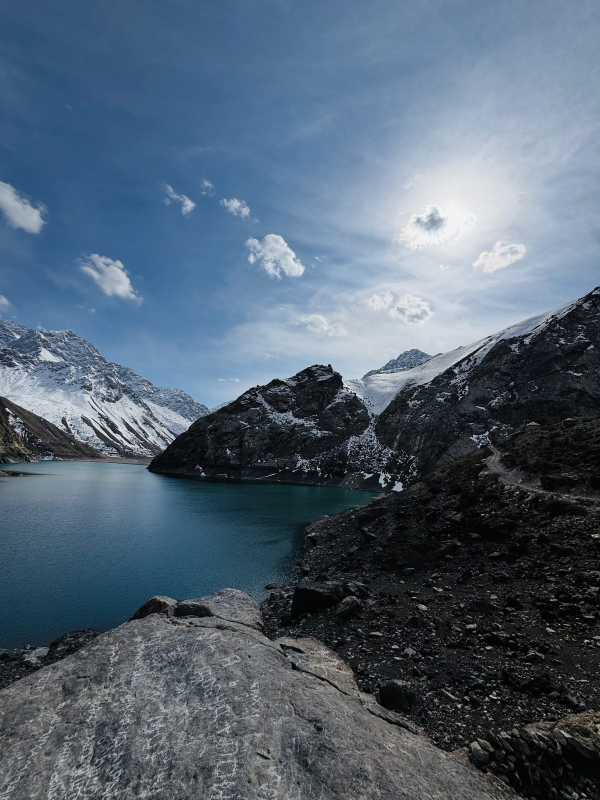
#> input picture images/seven-lakes/haft-kul-lake.jpg, 1200 x 1600 px (shown at 1/2 size)
$ python build_seven_lakes.py
#> lines starting #> are read from the running program, lines starting #| are printed output that depends on the picture
# -*- coding: utf-8 -*-
"""Builds the bilingual 'Seven Lakes of Tajikistan' article pages.

Reuses the page template from build_article.py with this article's own
config. Source photos (already resized from the owner's originals 7l1..7l10)
live in images/seven-lakes/; WebP variants go to images/guide/seven-lakes/.

Run: python tools/travel-guide/build_seven_lakes.py
"""
import json, os
from PIL import Image
import build_article as B

HERE = os.path.dirname(os.path.abspath(__file__))
WA = "https://wa.me/998907433317"

B.DATE_ISO = "2026-11-24"

B.IMG = {
    "hero":     dict(file="seven-lakes/haft-kul-lake.jpg",          pos="50% 58%"),
    "canyon":   dict(file="seven-lakes/shing-valley-canyon.jpg",    pos="50% 62%"),
    "border":   dict(file="seven-lakes/border-crossing-dawn.jpg",   pos="50% 55%"),
    "car4x4":   dict(file="seven-lakes/4x4-tajikistan.jpg",         pos="50% 45%"),
    "bazaar":   dict(file="seven-lakes/penjikent-bazaar.jpg",       pos="50% 55%"),
    "picnic":   dict(file="seven-lakes/riverside-picnic-spot.jpg",  pos="50% 60%"),
    "pickup":   dict(file="seven-lakes/samarkand-hotel-pickup.jpg", pos="50% 60%"),
    "traveler": dict(file="seven-lakes/traveler-upper-lake.jpg",    pos="50% 45%"),
    "card_7lakes":    dict(file="7lakes2.jpg",        pos="50% 50%"),
    "card_samarkand": dict(file="samnight.jpg",       pos="50% 50%"),
    "card_shakh":     dict(file="aksaray-palace.jpg", pos="50% 50%"),
}

B.ALT = {
    "en": {
        "hero": "Turquoise mountain lake below rocky peaks at the Seven Lakes (Haft Kul), Fann Mountains, Tajikistan",
        "canyon": "The Shing River valley with one of the Seven Lakes between steep canyon walls, Tajikistan",
        "border": "Minibuses waiting at the Uzbekistan–Tajikistan border crossing near Samarkand at dawn",
        "car4x4": "4x4 vehicle used for the mountain road to the Seven Lakes in Tajikistan",
        "bazaar": "Fruit and vegetable stalls at the local bazaar in Penjikent, Tajikistan",
        "picnic": "Green riverside meadow by a mountain stream in the Haft Kul valley, Tajikistan",
        "pickup": "YourGuideUz sign in front of a minibus during an early-morning hotel pickup in Samarkand",
        "traveler": "Traveler standing on a rock above a turquoise lake in the Fann Mountains, Tajikistan",
        "card_7lakes": "Turquoise alpine lake in Tajikistan's Fann Mountains",
        "card_samarkand": "Registan Square in Samarkand illuminated at night",
        "card_shakh": "Towering tiled portal of the Ak-Saray Palace ruins, Shakhrisabz",
    },
    "ru": {
        "hero": "Бирюзовое горное озеро у скалистых вершин, Семь озёр (Хафткуль), Фанские горы, Таджикистан",
        "canyon": "Долина реки Шинг с одним из Семи озёр между отвесными стенами каньона, Таджикистан",
        "border": "Микроавтобусы у пограничного перехода между Узбекистаном и Таджикистаном под Самаркандом на рассвете",
        "car4x4": "Внедорожник 4x4 для горной дороги к Семи озёрам в Таджикистане",
        "bazaar": "Прилавки с фруктами и овощами на местном базаре в Пенджикенте, Таджикистан",
        "picnic": "Зелёный луг у горной речки в долине Хафткуль, Таджикистан",
        "pickup": "Табличка YourGuideUz у микроавтобуса во время раннего трансфера от отеля в Самарканде",
        "traveler": "Путешественник на камне над бирюзовым озером в Фанских горах, Таджикистан",
        "card_7lakes": "Бирюзовое горное озеро в Фанских горах Таджикистана",
        "card_samarkand": "Площадь Регистан в Самарканде с ночной подсветкой",
        "card_shakh": "Высокий изразцовый портал руин дворца Ак-Сарай, Шахрисабз",
    },
}

B.CAP = {
    "en": {
        "canyon": "Between the lakes, the road follows the river through a narrow canyon.",
        "border": "Early morning at the border crossing.",
        "car4x4": "A 4x4 is the usual choice for the road up the valley.",
        "bazaar": "Fresh fruit for the picnic from the Penjikent bazaar.",
        "picnic": "Riverside spots like this are perfect for a picnic.",
        "pickup": "Early-morning pickup from your hotel in Samarkand.",
        "traveler": "One of the upper lakes on a clear day.",
    },
    "ru": {
        "canyon": "Между озёрами дорога идёт вдоль реки по узкому каньону.",
        "border": "Раннее утро на пограничном переходе.",
        "car4x4": "Для дороги по долине обычно выбирают внедорожник 4x4.",
        "bazaar": "Свежие фрукты для пикника с базара в Пенджикенте.",
        "picnic": "Такие места у реки идеально подходят для пикника.",
        "pickup": "Ранний трансфер от вашего отеля в Самарканде.",
        "traveler": "Одно из верхних озёр в ясный день.",
    },
}

B.ART = {
    "en": dict(
        lang="en", locale="en_US", slug="seven-lakes-tajikistan", path="/travel-guide/seven-lakes-tajikistan",
        body_file=os.path.join("seven-lakes", "en_body.html"),
        h1="Seven Lakes of Tajikistan: A Complete Travel Guide",
        seo_title="Seven Lakes Tajikistan: Day Trip Guide from Samarkand",
        description="Plan a Seven Lakes day trip from Samarkand: how to reach Haft Kul in the Fann Mountains of Tajikistan, the border crossing, best season and travel tips.",
        keywords="Seven Lakes Tajikistan, Seven Lakes tour from Samarkand, Haft Kul Tajikistan, Seven Lakes day trip, Fann Mountains Tajikistan, How to get to Seven Lakes, Samarkand to Seven Lakes, Seven Lakes travel guide",
        category="Nature & Day Trips", category_full="Nature & Day Trips · Tajikistan",
        lede="Discover the stunning mountain lakes of Haft Kul and learn how to visit them on a day trip from Samarkand.",
        date_text="November 24, 2026", read_fmt="{n} min read",
        bc_home="Home", bc_guide="Travel Guide", bc_short="Seven Lakes of Tajikistan",
        toc_title="In this article", langs_label="Read this article in",
        faq_title="Frequently Asked Questions",
        faq=[
            ("How far are the Seven Lakes from Samarkand?", "About an hour's drive to the Jartepa–Sarazm border, then usually around two hours through Penjikent and up the valley, depending on the road. Plan for a full day, returning to Samarkand in the late afternoon."),
            ("Can I visit all seven lakes in one day?", "In good conditions, yes. A day trip usually includes short stops at each lake, ending at Hazorchashma, the highest one. Road and weather conditions can sometimes limit access to the upper lakes."),
            ("Do I need a visa to visit Tajikistan?", "It depends on your nationality: some travelers enter visa-free, others need an e-Visa or a visa issued in advance. Check the current rules before your trip and make sure you can re-enter Uzbekistan."),
            ("Is a 4x4 vehicle necessary?", "It is strongly recommended. The road up the valley is narrow and partly unpaved, and a 4x4 with an experienced local driver makes the journey safer and more comfortable."),
            ("What should I bring for the trip?", "Your passport, cash in small notes, drinking water, comfortable shoes, a warm layer, sun protection and any personal medication."),
        ],
        tours_eyebrow="Plan It With Us", tours_title="Tours That Match This Guide",
        tours_view="View Tour",
        tours=[
            ("card_7lakes", "Seven Lakes of Tajikistan", "1 day · Tajikistan", "A full-day cross-border trip from Samarkand into the Fann Mountains, with stops at the lakes and a picnic.", "/tours#tour-tajikistan"),
            ("card_samarkand", "Samarkand: The Essentials in One Day", "1 day · Samarkand", "A private guide and car for the day: Gur-Emir, Registan, Bibi-Khanym, Shah-i-Zinda and the paper village of Konigil.", "/tours#tour-samarkand"),
            ("card_shakh", "Shakhrisabz: Birthplace of Timur", "1 day · Shakhrisabz", "Another mountain-road day trip from Samarkand, to the hometown of Amir Temur and the ruins of the Ak-Saray Palace.", "/tours#tour-shakhrisabz"),
        ],
        cta_title="Visit the Seven Lakes with YourGuideUz",
        cta_paras=["Hotel pickup in Samarkand, help with the border crossing and a local 4x4 driver in Tajikistan, all arranged for you.",
                   "Tell us your dates and group size, and we will plan the day around you."],
        cta_html=(f'<a href="{WA}?text=Hi%20YourGuideUz!%20I%27d%20like%20to%20visit%20the%20Seven%20Lakes%20of%20Tajikistan." class="btn btn-accent">Message Us on WhatsApp</a>\n'
                  '        <a href="/tours#tour-tajikistan" class="btn btn-ghost-light">View the Seven Lakes Tour</a>'),
        og_alt="Turquoise mountain lake at the Seven Lakes (Haft Kul) in Tajikistan's Fann Mountains",
        og_image="/images/seven-lakes/haft-kul-og.jpg", og_size=(1200, 630),
    ),
    "ru": dict(
        lang="ru", locale="ru_RU", slug="sem-ozer-tadzhikistana", path="/ru/travel-guide/sem-ozer-tadzhikistana",
        body_file=os.path.join("seven-lakes", "ru_body.html"),
        h1="Семь озёр Таджикистана: полный путеводитель",
        seo_title="Семь озёр Таджикистана: поездка из Самарканда за день",
        description="Как съездить на Семь озёр (Хафткуль) из Самарканда за один день: дорога в Фанские горы, переход границы, лучший сезон и советы для путешественников.",
        keywords="Семь озёр Таджикистан, тур на Семь озёр из Самарканда, Хафткуль, Маргузорские озёра, Фанские горы, как добраться до Семи озёр, Самарканд Семь озёр, поездка на Семь озёр за один день",
        category="Природа и поездки на день", category_full="Природа и поездки на день · Таджикистан",
        lede="Откройте для себя горные озёра Хафткуль и узнайте, как посетить их за один день из Самарканда.",
        date_text="24 ноября 2026", read_fmt="{n} мин чтения",
        bc_home="Главная", bc_guide="Путеводитель", bc_short="Семь озёр Таджикистана",
        toc_title="В этой статье", langs_label="Читать статью на языке",
        faq_title="Часто задаваемые вопросы",
        faq=[
            ("Как далеко Семь озёр от Самарканда?", "Около часа на машине до перехода Жартепа — Саразм, затем обычно около двух часов через Пенджикент и вверх по долине, в зависимости от дороги. Рассчитывайте на целый день с возвращением в Самарканд ближе к вечеру."),
            ("Можно ли увидеть все семь озёр за один день?", "При хороших условиях — да. Обычно в поездке есть короткие остановки у каждого озера, а последняя — у Хазорчашмы, самого высокого из них. Состояние дороги и погода иногда ограничивают проезд к верхним озёрам."),
            ("Нужна ли виза в Таджикистан?", "Это зависит от гражданства. Одни путешественники могут въехать без визы, другим нужна электронная виза или виза, оформленная заранее. Перед поездкой проверьте актуальные требования и убедитесь, что сможете снова въехать в Узбекистан."),
            ("Обязателен ли внедорожник 4x4?", "Очень желателен. Дорога по долине узкая и местами грунтовая, а внедорожник с опытным местным водителем делает поездку безопаснее и комфортнее."),
            ("Что взять с собой в поездку?", "Паспорт, наличные мелкими купюрами, питьевую воду, удобную обувь, тёплую кофту, защиту от солнца и личные лекарства."),
        ],
        tours_eyebrow="Спланируйте с нами", tours_title="Туры по теме путеводителя",
        tours_view="Смотреть тур",
        tours=[
            ("card_7lakes", "Семь озёр Таджикистана", "1 день · Таджикистан", "Поездка из Самарканда в Фанские горы с пересечением границы, остановками у озёр и пикником.", "/tours#tour-tajikistan"),
            ("card_samarkand", "Самарканд: основное за один день", "1 день · Самарканд", "Индивидуальный гид и авто на день: Гур-Эмир, Регистан, Биби-Ханум, Шахи-Зинда и бумажная деревня Конигиль.", "/tours#tour-samarkand"),
            ("card_shakh", "Шахрисабз: родина Тамерлана", "1 день · Шахрисабз", "Ещё одна поездка на день из Самарканда по горной дороге — на родину Амира Темура, к руинам дворца Ак-Сарай.", "/tours#tour-shakhrisabz"),
        ],
        cta_title="Поезжайте на Семь озёр с YourGuideUz",
        cta_paras=["Трансфер от отеля в Самарканде, помощь с переходом границы и местный водитель на внедорожнике в Таджикистане — мы всё организуем.",
                   "Напишите нам даты и количество человек, и мы спланируем день под вас."],
        cta_html=(f'<a href="{WA}?text=%D0%97%D0%B4%D1%80%D0%B0%D0%B2%D1%81%D1%82%D0%B2%D1%83%D0%B9%D1%82%D0%B5!%20%D0%A5%D0%BE%D1%87%D1%83%20%D0%BF%D0%BE%D0%B5%D1%85%D0%B0%D1%82%D1%8C%20%D0%BD%D0%B0%20%D0%A1%D0%B5%D0%BC%D1%8C%20%D0%BE%D0%B7%D1%91%D1%80%20%D0%A2%D0%B0%D0%B4%D0%B6%D0%B8%D0%BA%D0%B8%D1%81%D1%82%D0%B0%D0%BD%D0%B0." class="btn btn-accent">Написать в WhatsApp</a>\n'
                  '        <a href="/tours#tour-tajikistan" class="btn btn-ghost-light">Тур на Семь озёр</a>'),
        og_alt="Бирюзовое горное озеро, Семь озёр (Хафткуль), Фанские горы, Таджикистан",
        og_image="/images/seven-lakes/haft-kul-og.jpg", og_size=(1200, 630),
    ),
}

def prep_images():
    """Like build_article.prep_images, but never rewrites WebP files that already exist."""
    outdir = os.path.join(B.ROOT, "images", "guide")
    for d in B.IMG.values():
        im = Image.open(os.path.join(B.ROOT, "images", d["file"]))
#> im is the input picture: PIL image 1200x1600 RGB; mean R, G, B 82.6, 98.9, 115.1
        d["w"], d["h"] = im.size
        d["stem"] = os.path.splitext(d["file"])[0]
        d["widths"] = [w for w in (640, 1024, 1600) if w <= im.size[0]] or [im.size[0]]
        if im.size[0] not in d["widths"] and im.size[0] <= 1600 and im.size[0] > d["widths"][-1]:
            d["widths"].append(im.size[0])
        rgb = None
        for w in d["widths"]:
            out = os.path.join(outdir, f"{d['stem']}-{w}.webp")
            if os.path.exists(out):
                continue
            os.makedirs(os.path.dirname(out), exist_ok=True)
            rgb = rgb or im.convert("RGB")
            rgb.resize((w, round(im.size[1] * w / im.size[0])), Image.LANCZOS).save(out, "WEBP", quality=78, method=6)
#> this loop made 3 passes
#> pass 1, in prep_images, `rgb.resize((w, round(im.size[1] * w / im.size[0])), Image.LANCZOS).sav..`:
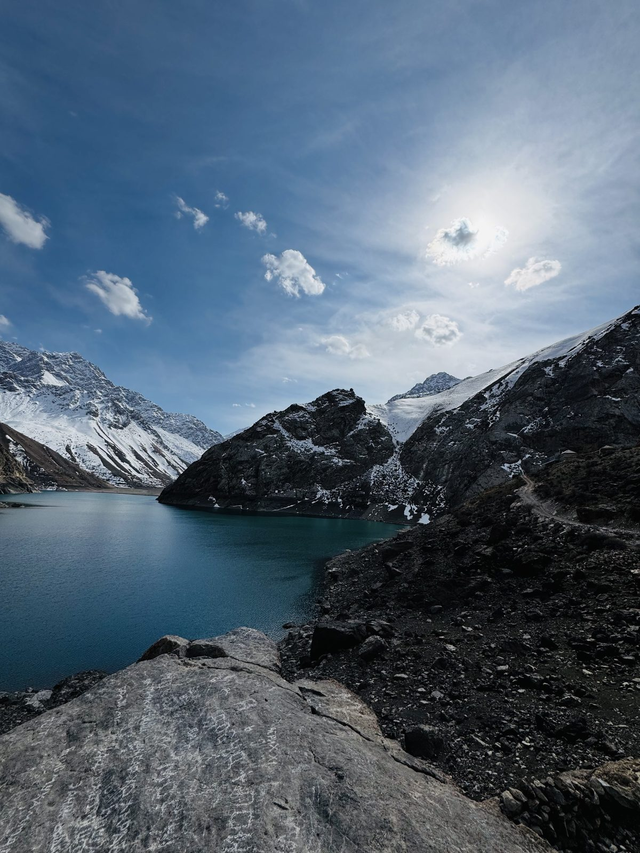
#> saved as haft-kul-lake-640.webp: PIL image 640x853 RGB; mean R, G, B 82.6, 98.9, 115.1
#> pass 2 of the loop in prep_images, `for d in B.IMG.values():`:
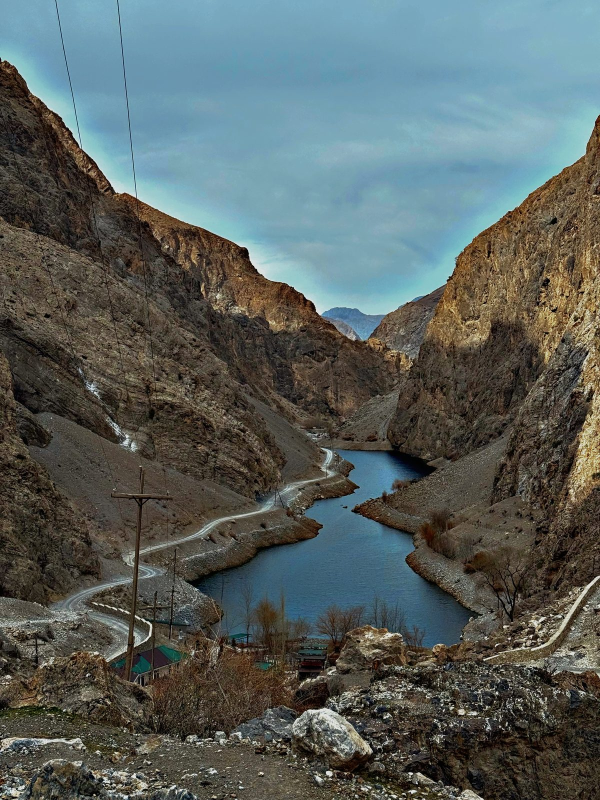
#> input picture images/seven-lakes/shing-valley-canyon.jpg, 1200 x 1600 px (shown at 1/2 size)
#> in prep_images, im is the input picture: PIL image 1200x1600 RGB; mean R, G, B 88, 96.6, 94.1
#> the loop in prep_images, `for w in d["widths"]:` made 3 passes
#> w on passes 1 to 3: 640, 1024, 1200
#> pass 1, in prep_images, `rgb.resize((w, round(im.size[1] * w / im.size[0])), Image.LANCZOS).sav..`:
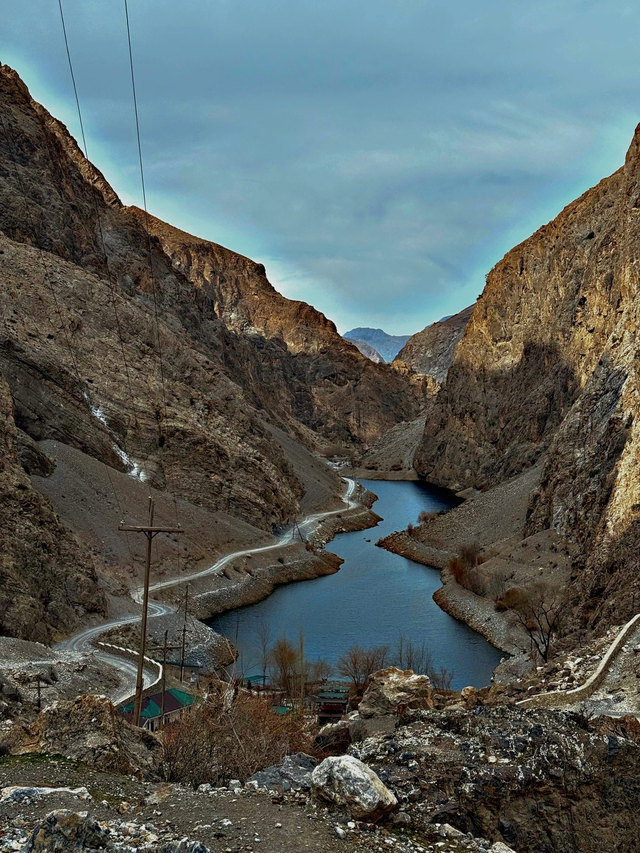
#> saved as shing-valley-canyon-640.webp: PIL image 640x853 RGB; mean R, G, B 88, 96.6, 94.1
#> pass 3 of the loop in prep_images, `for d in B.IMG.values():`:
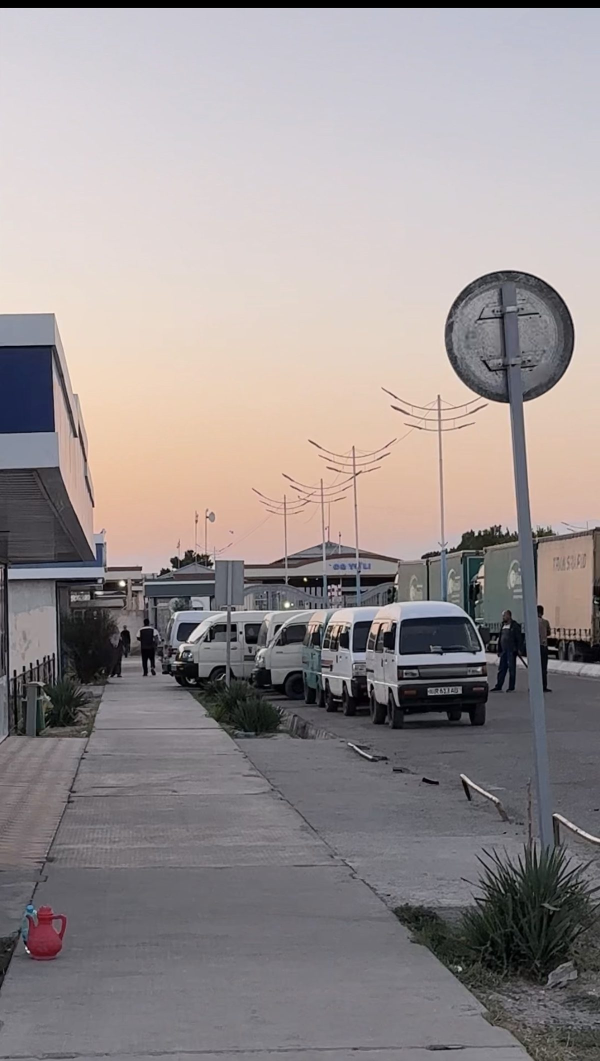
#> input picture images/seven-lakes/border-crossing-dawn.jpg, 1200 x 2122 px (shown at 1/2 size)
#> in prep_images, im is the input picture: PIL image 1200x2122 RGB; mean R, G, B 152.4, 145, 145.4
#> the loop in prep_images, `for w in d["widths"]:` made 3 passes
#> pass 1, in prep_images, `rgb.resize((w, round(im.size[1] * w / im.size[0])), Image.LANCZOS).sav..`:
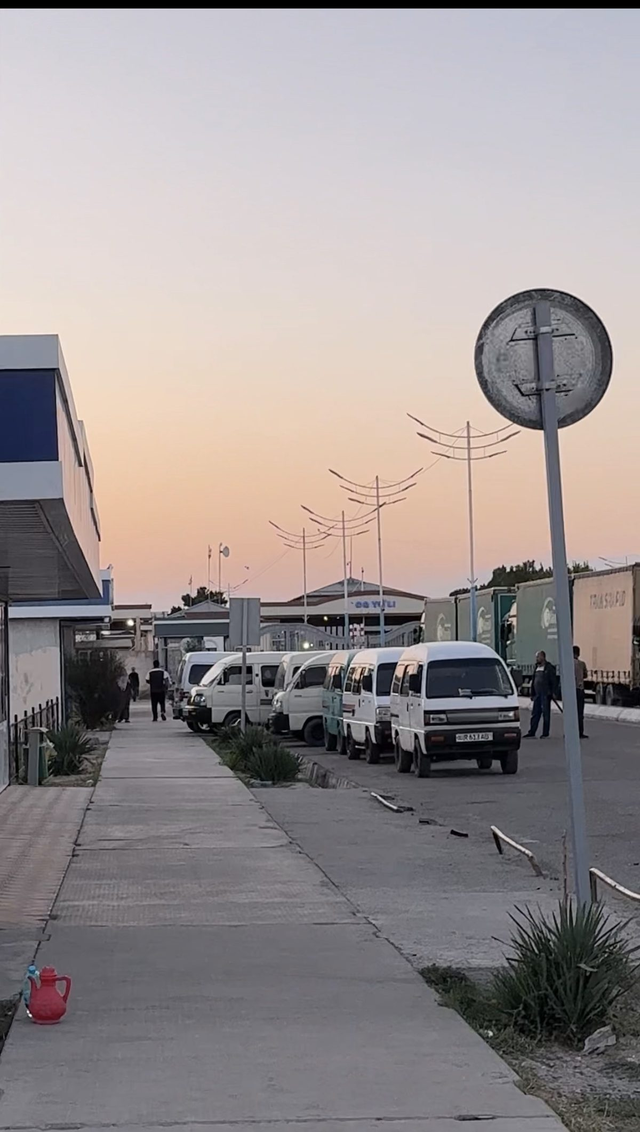
#> saved as border-crossing-dawn-640.webp: PIL image 640x1132 RGB; mean R, G, B 152.5, 145, 145.4
#> the loop made 7 passes; the first 3 are shown

def main():
    prep_images()
    ga, header, tail = B.site_chrome()
    info = {}
    for lang in ("en", "ru"):
        page, meta = B.render(lang, ga, header, tail)
        info[lang] = meta
        out = os.path.join(B.ROOT, "articles", lang, B.ART[lang]["slug"] + ".html")
        open(out, "w", encoding="utf-8", newline="\n").write(page)
    print(json.dumps(info))

if __name__ == "__main__":
#> (the run stopped early here; a loop or call above may not have finished)
